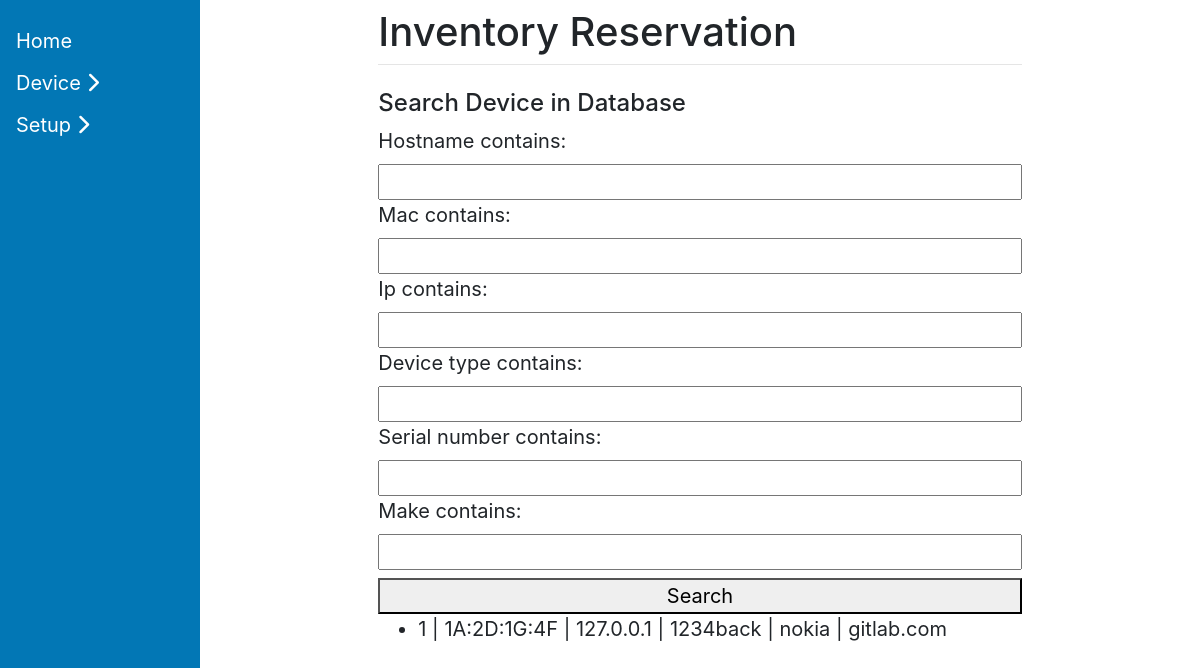
The page /search_device/ on the database as committed earlier.
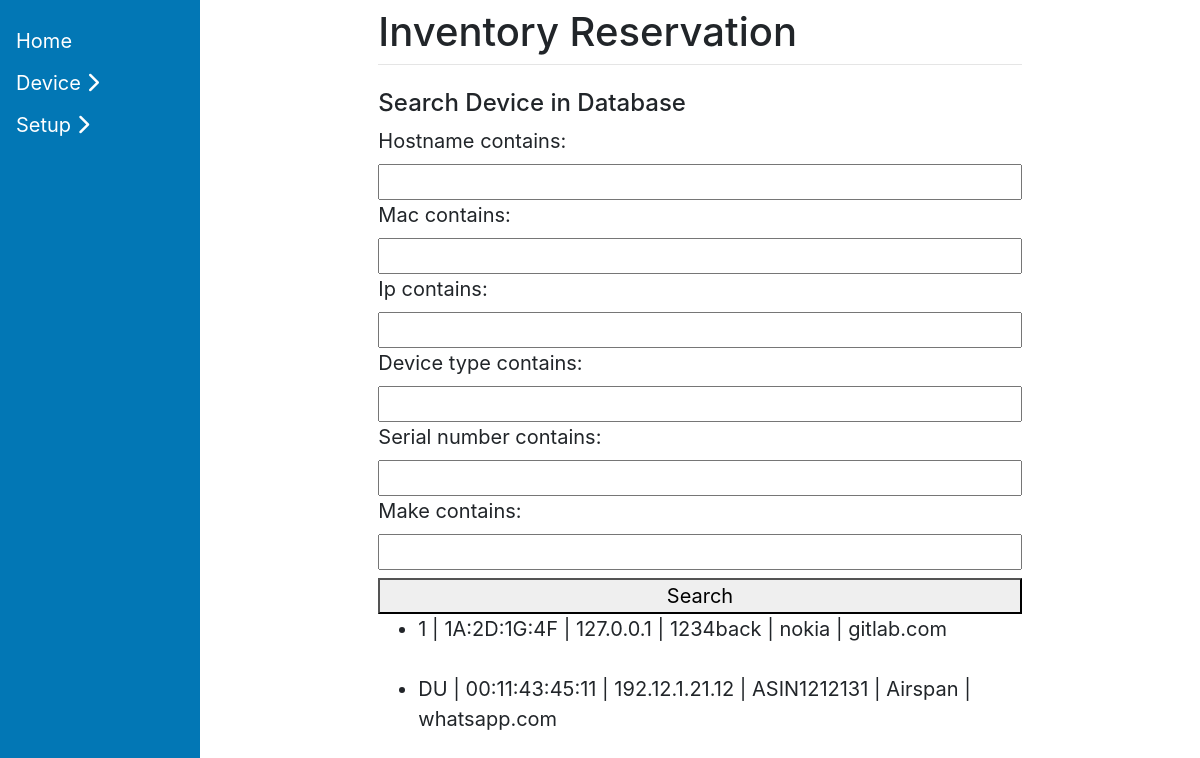
The same page on the database as committed later.
### ReservationTool/models.py (models this page shows, shortened)
class Device(models.Model):
    hostname = models.CharField(max_length=125)
    serial_number  = models.CharField(max_length=125)
    ip = models.CharField(max_length=125)
    mac = models.CharField(max_length=125)
    device_type = models.CharField(max_length=125)
    make = models.CharField(max_length=125)
    class Meta:
      db_table = "devices"

### ReservationTool/views.py (the view)
# urls.py: path("search_device/", views.search_device, name='search_device'),
def search_device(request):
     device_list = Device.objects.all()
     device_filter = DeviceFilter(request.GET, queryset=device_list)
     return render(request, 'search_device.html', {'filter': device_filter })

### templates/search_device.html (shortened to what this page needs)
{% extends 'base.html' %}
  {% block content %}
  <form method="get" style="display: flex; flex-direction: column;">
      <h4 style="margin-top: 0">Search Device in Database</h4>
    {{filter.form}}
    <button type="submit" style="margin-top: 8px;">Search</button>
  </form>
  <ul>
  {% for Device in filter.qs %}
   <li> {{ Device.device_type }} | {{ Device.mac}} |  {{Device.ip}} |  {{Device.serial_number}} | {{Device.make}} | {{Device.hostname}} </li> <br>
  {% endfor %}
  </ul>
  {% endblock %}

Rows that differ between the two databases and show on the page:
added Device: device_type "DU", mac "00:11:43:45:11", ip "192.12.1.21.12", serial_number "ASIN1212131", make "Airspan", hostname "whatsapp.com"
